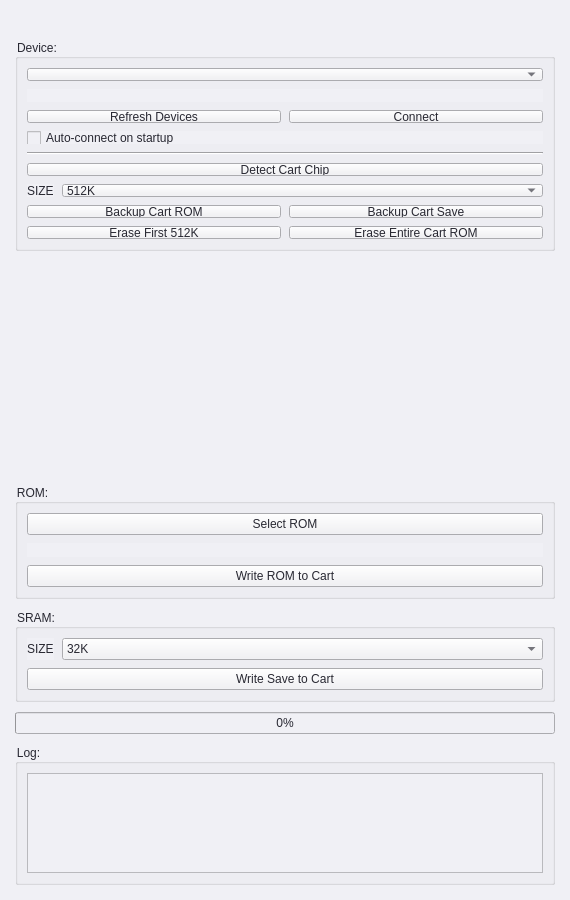
<?xml version="1.0" encoding="UTF-8"?>
<ui version="4.0">
 <class>MainWindow</class>
 <widget class="QMainWindow" name="MainWindow">
  <property name="geometry">
   <rect>
    <x>0</x>
    <y>0</y>
    <width>570</width>
    <height>900</height>
   </rect>
  </property>
  <property name="minimumSize">
   <size>
    <width>570</width>
    <height>900</height>
   </size>
  </property>
  <property name="maximumSize">
   <size>
    <width>570</width>
    <height>900</height>
   </size>
  </property>
  <property name="windowTitle">
   <string>md-flasher</string>
  </property>
  <property name="styleSheet">
   <string notr="true">color: rgb(40, 40, 50);
selection-color: rgb(255, 255, 255);
selection-background-color: rgb(70, 130, 180);
background-color: rgb(240, 240, 245);</string>
  </property>
  <property name="locale">
   <locale language="English" country="UnitedStates"/>
  </property>
  <widget class="QWidget" name="centralwidget">
   <layout class="QVBoxLayout" name="mainLayout">
    <property name="spacing">
     <number>10</number>
    </property>
    <property name="leftMargin">
     <number>15</number>
    </property>
    <property name="topMargin">
     <number>15</number>
    </property>
    <property name="rightMargin">
     <number>15</number>
    </property>
    <property name="bottomMargin">
     <number>15</number>
    </property>
    <!-- Logo -->
    <item>
     <widget class="QLabel" name="logoLabel">
      <property name="pixmap">
       <pixmap resource="qrc.qrc">:/logo.png</pixmap>
      </property>
      <property name="alignment">
       <set>Qt::AlignCenter</set>
      </property>
     </widget>
    </item>
    <!-- Device Group Box -->
    <item>
     <widget class="QGroupBox" name="deviceGroupBox">
      <property name="title">
       <string>Device:</string>
      </property>
      <layout class="QVBoxLayout" name="deviceLayout">
       <property name="spacing">
        <number>8</number>
       </property>
       <!-- Port Selection -->
       <item>
        <widget class="QComboBox" name="portList"/>
       </item>
       <!-- Connected Device Label (shown when connected) -->
       <item>
        <widget class="QLabel" name="connectedDeviceLabel">
         <property name="text">
          <string></string>
         </property>
         <property name="alignment">
          <set>Qt::AlignCenter</set>
         </property>
         <property name="styleSheet">
          <string>font-weight: bold;</string>
         </property>
        </widget>
       </item>
       <!-- Refresh and Connect Buttons -->
       <item>
        <layout class="QHBoxLayout" name="connectionLayout">
         <item>
          <widget class="QPushButton" name="refreshPorts">
           <property name="text">
            <string>Refresh Devices</string>
           </property>
          </widget>
         </item>
         <item>
          <widget class="QPushButton" name="connectDevice">
           <property name="text">
            <string>Connect</string>
           </property>
          </widget>
         </item>
        </layout>
       </item>
       <!-- Auto-connect checkbox -->
       <item>
        <widget class="QCheckBox" name="autoConnectCheckbox">
         <property name="text">
          <string>Auto-connect on startup</string>
         </property>
        </widget>
       </item>
       <!-- Separator -->
       <item>
        <widget class="QFrame" name="separator1">
         <property name="frameShape">
          <enum>QFrame::HLine</enum>
         </property>
         <property name="frameShadow">
          <enum>QFrame::Sunken</enum>
         </property>
        </widget>
       </item>
       <!-- Detect Button -->
       <item>
        <widget class="QPushButton" name="detectRom">
         <property name="text">
          <string>Detect Cart Chip</string>
         </property>
        </widget>
       </item>
       <!-- ROM SIZE Section (for backup operations) -->
       <item>
        <layout class="QHBoxLayout" name="romSizeLayout">
         <item>
          <widget class="QLabel" name="label">
           <property name="text">
            <string>SIZE</string>
           </property>
          </widget>
         </item>
         <item>
          <widget class="QComboBox" name="flashsize">
           <property name="sizePolicy">
            <sizepolicy hsizetype="Expanding" vsizetype="Fixed">
             <horstretch>0</horstretch>
             <verstretch>0</verstretch>
            </sizepolicy>
           </property>
           <property name="currentIndex">
            <number>2</number>
           </property>
           <item>
            <property name="text">
             <string>128K</string>
            </property>
           </item>
           <item>
            <property name="text">
             <string>256K</string>
            </property>
           </item>
           <item>
            <property name="text">
             <string>512K</string>
            </property>
           </item>
           <item>
            <property name="text">
             <string>1M</string>
            </property>
           </item>
           <item>
            <property name="text">
             <string>2M</string>
            </property>
           </item>
           <item>
            <property name="text">
             <string>4M</string>
            </property>
           </item>
          </widget>
         </item>
        </layout>
       </item>
       <!-- Backup Buttons -->
       <item>
        <layout class="QHBoxLayout" name="backupLayout">
         <item>
          <widget class="QPushButton" name="readRom">
           <property name="text">
            <string>Backup Cart ROM</string>
           </property>
          </widget>
         </item>
         <item>
          <widget class="QPushButton" name="readSave">
           <property name="text">
            <string>Backup Cart Save</string>
           </property>
          </widget>
         </item>
        </layout>
       </item>
       <!-- Erase Buttons -->
       <item>
        <layout class="QHBoxLayout" name="eraseLayout">
         <item>
          <widget class="QPushButton" name="eraseBySize">
           <property name="text">
            <string>Erase First 512K</string>
           </property>
          </widget>
         </item>
         <item>
          <widget class="QPushButton" name="eraseFlash">
           <property name="text">
            <string>Erase Entire Cart ROM</string>
           </property>
          </widget>
         </item>
        </layout>
       </item>
      </layout>
     </widget>
    </item>
    <!-- Tall spacer (shown when disconnected to push device box up) -->
    <item>
     <widget class="QWidget" name="disconnectedSpacer">
      <property name="minimumSize">
       <size>
        <width>0</width>
        <height>400</height>
       </size>
      </property>
      <property name="maximumSize">
       <size>
        <width>400</width>
        <height>400</height>
       </size>
      </property>
      <property name="styleSheet">
       <string notr="true">background: transparent;</string>
      </property>
     </widget>
    </item>
    <!-- ROM Group Box -->
    <item>
     <widget class="QGroupBox" name="romGroupBox">
      <property name="title">
       <string>ROM:</string>
      </property>
      <layout class="QVBoxLayout" name="romLayout">
       <property name="spacing">
        <number>8</number>
       </property>
       <!-- Select ROM Button -->
       <item>
        <widget class="QPushButton" name="selectRomButton">
         <property name="text">
          <string>Select ROM</string>
         </property>
        </widget>
       </item>
       <!-- Selected ROM Info (hidden initially) -->
       <item>
        <widget class="QLabel" name="selectedRomInfo">
         <property name="text">
          <string></string>
         </property>
         <property name="alignment">
          <set>Qt::AlignCenter</set>
         </property>
         <property name="wordWrap">
          <bool>true</bool>
         </property>
        </widget>
       </item>
       <!-- Write ROM to Cart Button (hidden initially) -->
       <item>
        <widget class="QPushButton" name="writeRom">
         <property name="text">
          <string>Write ROM to Cart</string>
         </property>
        </widget>
       </item>
      </layout>
     </widget>
    </item>
    <!-- SRAM Group Box -->
    <item>
     <widget class="QGroupBox" name="sramGroupBox">
      <property name="title">
       <string>SRAM:</string>
      </property>
      <layout class="QVBoxLayout" name="sramLayout">
       <property name="spacing">
        <number>8</number>
       </property>
       <!-- SRAM SIZE Section -->
       <item>
        <layout class="QHBoxLayout" name="sramSizeLayout">
         <item>
          <widget class="QLabel" name="label_2">
           <property name="text">
            <string>SIZE</string>
           </property>
          </widget>
         </item>
         <item>
          <widget class="QComboBox" name="sramsize">
           <property name="sizePolicy">
            <sizepolicy hsizetype="Expanding" vsizetype="Fixed">
             <horstretch>0</horstretch>
             <verstretch>0</verstretch>
            </sizepolicy>
           </property>
           <item>
            <property name="text">
             <string>32K</string>
            </property>
           </item>
           <item>
            <property name="text">
             <string>8K</string>
            </property>
           </item>
          </widget>
         </item>
        </layout>
       </item>
       <!-- Write Save to Cart Button -->
       <item>
        <widget class="QPushButton" name="writeSave">
         <property name="text">
          <string>Write Save to Cart</string>
         </property>
        </widget>
       </item>
      </layout>
     </widget>
    </item>
    <!-- Progress Bar -->
    <item>
     <widget class="QProgressBar" name="progressBar">
      <property name="value">
       <number>0</number>
      </property>
      <property name="textVisible">
       <bool>true</bool>
      </property>
     </widget>
    </item>
    <!-- Log Group Box -->
    <item>
     <widget class="QGroupBox" name="groupBox_3">
      <property name="title">
       <string>Log:</string>
      </property>
      <layout class="QVBoxLayout" name="logLayout">
       <item>
        <widget class="QTextBrowser" name="infoDisplay">
         <property name="minimumSize">
          <size>
           <width>0</width>
           <height>100</height>
          </size>
         </property>
        </widget>
       </item>
      </layout>
     </widget>
    </item>
   </layout>
  </widget>
 </widget>
 <resources/>
 <connections/>
</ui>
